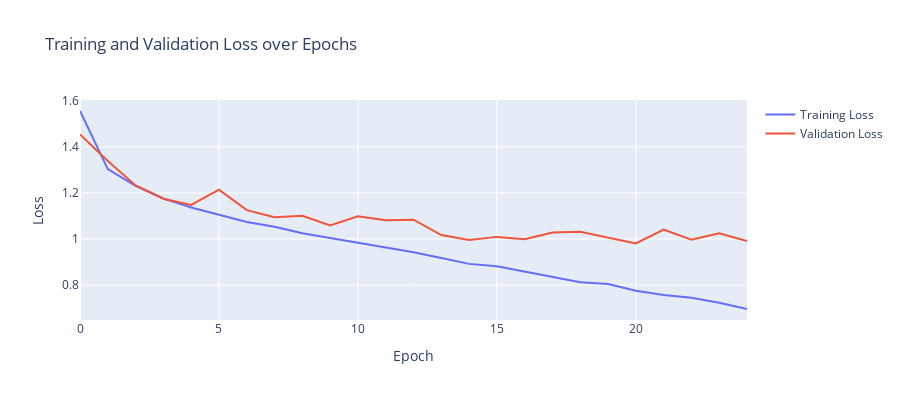

The cell this chart's notebook holds for it:
### Code cell
import plotly.graph_objects as graph
# pio.renderers

fig = graph.Figure()

# the training loss 
fig.add_trace(graph.Scatter(y=train_loss, mode='lines', name='Training Loss'))
# the validation loss 
fig.add_trace(graph.Scatter(y=val_loss, mode='lines', name='Validation Loss'))
# Update the layout with titles and axis labels
fig.update_layout(title='Training and Validation Loss over Epochs',
                  xaxis_title='Epoch',
                  yaxis_title='Loss',
                  width=900,
                  height=400)

# fig.add_trace(go.Scatter(y=train_losses, fill='tozeroy', mode='lines', name='Training Loss'))  # Fill to x-axis
# fig.add_trace(go.Scatter(y=val_losses, fill='tozeroy', mode='lines', name='Validation Loss'))

fig.show()

### Figure 1 — Plotly figure (JSON) as saved in the notebook; plotly's stock layout.template omitted (floating-point values rounded to 4 significant figures)
{"data": [{"mode": "lines", "name": "Training Loss", "type": "scatter", "y": [1.556, 1.304, 1.231, 1.176, 1.137, 1.107, 1.074, 1.054, 1.025, 1.004, 0.983, 0.9635, 0.9426, 0.9178, 0.8919, 0.8818, 0.8578, 0.8367, 0.8124, 0.8043, 0.775, 0.7567, 0.7445, 0.723, 0.696]}, {"mode": "lines", "name": "Validation Loss", "type": "scatter", "y": [1.454, 1.339, 1.233, 1.175, 1.148, 1.215, 1.125, 1.095, 1.101, 1.059, 1.098, 1.081, 1.084, 1.017, 0.9961, 1.009, 0.9993, 1.029, 1.032, 1.007, 0.9809, 1.041, 0.9969, 1.025, 0.9915]}], "layout": {"height": 400, "title": {"text": "Training and Validation Loss over Epochs"}, "width": 900, "xaxis": {"title": {"text": "Epoch"}}, "yaxis": {"title": {"text": "Loss"}}}}
